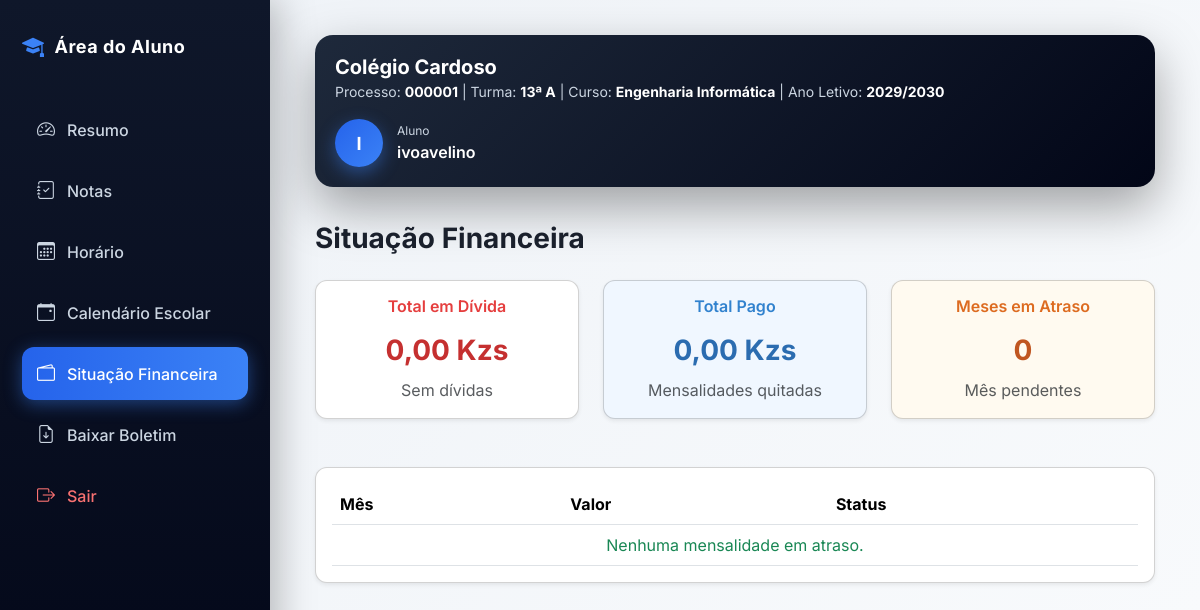
Page /alunos/financeiro/ (signed in) on the committed database.
### academic/models.py (models this page shows, shortened)
class Aluno(models.Model):
    SEXO_CHOICES = [
        ("Masculino", "Masculino"),
        ("Feminino", "Feminino"),
    ]
    usuario = models.OneToOneField(
        settings.AUTH_USER_MODEL,
        on_delete=models.CASCADE,
        limit_choices_to={"role": "ALUNO"},
        related_name="perfil_aluno"
    )
    curso = models.ForeignKey(
        "Curso",
        on_delete=models.SET_NULL,
        null=True,
        blank=True,
        related_name="alunos",
        verbose_name="Curso"
    )
    matricula = models.CharField(
        max_length=20,
        unique=True,
        verbose_name="Matrícula"
    )
    numero_processo = models.CharField(
        max_length=20,
        verbose_name="Número de Processo"
    )
    numero_bi = models.CharField(
        max_length=20,
        unique=True,
        verbose_name="Número do BI"
    )
    data_nascimento = models.DateField(
        null=True,
        blank=True
    )
    sexo = models.CharField(
        max_length=15,
        choices=SEXO_CHOICES,
        null=True,
        blank=True
    )
    classe = models.CharField(
        max_length=15,
        null=True,
        blank=True
    )
    turma = models.ForeignKey(
        "academic.Turma",
        on_delete=models.SET_NULL,
        null=True,
        blank=True,
        related_name="alunos"
    )
    numero_na_turma = models.PositiveIntegerField(
        null=True,
        blank=True
    )
    ano_letivo = models.ForeignKey(
        "AnoLetivo",
        on_delete=models.CASCADE,
        related_name="alunos"
    )
    escola = models.ForeignKey(
        "academic.Escola",
        on_delete=models.CASCADE,
        related_name="alunos"
    )
    matricula_confirmada = models.BooleanField(
        default=False
    )
    ultimo_ano_confirmado = models.ForeignKey(
        "AnoLetivo",
        on_delete=models.SET_NULL,
        null=True,
        blank=True,
        related_name="alunos_confirmados",
        verbose_name="Último Ano Confirmado"
    )
    precisa_confirmacao = models.BooleanField(
        default=False
    )
    media_final = models.DecimalField(
        max_digits=5,
        decimal_places=2,
        null=True,
        blank=True
    )
    aprovado = models.BooleanField(
        default=False
    )
    ativo = models.BooleanField(
        default=True
    )
    criado_em = models.DateTimeField(
        auto_now_add=True
    )
    atualizado_em = models.DateTimeField(
        auto_now=True
    )
    class Meta:
        ordering = [
            "classe",
            "numero_na_turma",
            "usuario__first_name"
        ]
        verbose_name = "Aluno"
        verbose_name_plural = "Alunos"
        constraints = [
            models.UniqueConstraint(
                fields=["numero_processo", "escola"],
                name="unique_numero_processo_por_escola"
            ),
            models.UniqueConstraint(
                fields=["matricula", "escola"],
                name="unique_matricula_por_escola"
            )
        ]
        indexes = [
            models.Index(fields=["numero_processo"]),
            models.Index(fields=["numero_bi"]),
            models.Index(fields=["matricula"]),
            models.Index(fields=["escola"]),
            models.Index(fields=["ano_letivo"]),
        ]

class Escola(models.Model):
    nome = models.CharField(
        "Nome da Escola",
        max_length=255
    )
    codigo = models.CharField(
        "Código da Escola",
        max_length=10,
        unique=True,
        blank=True,
        help_text="Código usado no login da escola"
    )
    logo = models.ImageField(
        upload_to='logos_escolas/',
        blank=True,
        null=True
    )
    endereco = models.CharField(
        "Endereço",
        max_length=255
    )
    telefone = models.CharField(
        "Telefone",
        max_length=20
    )
    nif = models.CharField(
        "NIF",
        max_length=14,
        blank=True,
        null=True,
        help_text="Número de Identificação Fiscal da escola"
    )
    email = models.EmailField(
        "Email da Escola",
        max_length=254,
        blank=True,
        null=True,
        help_text="Email oficial da escola"
    )
    plano = models.ForeignKey(
        "Plano",
        on_delete=models.SET_NULL,
        null=True,
        blank=True,
        related_name="escolas",
        verbose_name="Plano"
    )
    data_expiracao = models.DateField(
        "Data de Expiração do Plano",
        null=True,
        blank=True
    )
    ativo = models.BooleanField(
        "Ativo",
        default=True
    )
    criada_em = models.DateTimeField(
        "Criada em",
        auto_now_add=True
    )
    class Meta:
        verbose_name = "Escola"
        verbose_name_plural = "Escolas"
        ordering = ["nome"]

class Turma(models.Model):
    CLASSE_CHOICES = [
        ('4', '4ª Classe'),
        ('5', '5ª Classe'),
        ('6', '6ª Classe'),
        ('7', '7ª Classe'),
        ('8', '8ª Classe'),
        ('9', '9ª Classe'),
        ('10', '10ª Classe'),
        ('11', '11ª Classe'),
        ('12', '12ª Classe'),
        ('13', '13ª Classe'),
    ]
    TURNOS = [
        ('MANHA', 'Manhã'),
        ('TARDE', 'Tarde'),
        ('NOITE', 'Noite'),
    ]
    classe = models.CharField(
        max_length=10,
        choices=CLASSE_CHOICES,
        verbose_name="Classe"
    )
    curso = models.ForeignKey(
        'Curso',
        on_delete=models.SET_NULL,
        null=True,
        blank=True,
        related_name="turmas",
        verbose_name="Curso"
    )
    identificador = models.CharField(
        max_length=5,
        verbose_name="Identificador"
    )
    turno = models.CharField(
        max_length=10,
        choices=TURNOS,
        default='MANHA',
        verbose_name='Turno'
    )
    ano_letivo = models.ForeignKey(
        'AnoLetivo',
        on_delete=models.CASCADE,
        related_name="turmas",
        verbose_name="Ano Letivo"
    )
    escola = models.ForeignKey(
        'Escola',
        on_delete=models.CASCADE,
        related_name="turmas",
        verbose_name="Escola"
    )
    professor = models.ForeignKey(
        settings.AUTH_USER_MODEL,
        on_delete=models.SET_NULL,
        related_name="turmas",
        limit_choices_to={"role": "PROFESSOR"},
        null=True,
        blank=True,
        verbose_name="Professor"
    )
    criada_em = models.DateTimeField(
        auto_now_add=True,
        verbose_name="Data de Criação"
    )
    class Meta:
        constraints = [
            models.UniqueConstraint(
                fields=['classe', 'identificador', 'turno', 'ano_letivo', 'escola', 'curso'],
                name='unique_turma_por_curso'
            )
        ]
        verbose_name = "Turma"
        verbose_name_plural = "Turmas"

class Curso(models.Model):
    nome = models.CharField(
        max_length=90,
        unique=True,
        verbose_name="Curso"
    )
    descricao = models.TextField(
        blank=True,
        null=True
    )
    escola = models.ForeignKey(
        'Escola',
        on_delete=models.CASCADE,
        related_name='cursos'
    )
    criado_em = models.DateTimeField(auto_now_add=True)
    class Meta:
        verbose_name = "Curso"
        verbose_name_plural = "Cursos"

class AnoLetivo(models.Model):
    nome = models.CharField(max_length=20)  # Ex: 2025/2026
    ativo = models.BooleanField(default=True)
    escola = models.ForeignKey(
        "Escola",
        on_delete=models.CASCADE,
        related_name="anos_letivos"
    )
    def __str__(self):
        return self.nome

### users/models.py (models this page shows, shortened)
class User(AbstractUser):
    ROLE_CHOICES = (
        ('SUPERADMIN', 'Super Admin'),
        ('DIRETOR', 'Diretor'),
        ('PROFESSOR', 'Professor'),
        ('ALUNO', 'Aluno'),
        ('FINANCEIRO', 'Financeiro'),
        ('SECRETARIA', 'Secretaria'),
    )
    role = models.CharField(
        max_length=20,
        choices=ROLE_CHOICES,
        default='ALUNO'
    )
    ativo = models.BooleanField(default=True)
    escola = models.ForeignKey(
        'academic.Escola',
        on_delete=models.CASCADE,
        null=True,
        blank=True,
        related_name="usuarios"
    )
    criado_em = models.DateTimeField(auto_now_add=True)
    objects = UserManager()

### core/views.py (the view)
# urls.py: path('alunos/financeiro/', views.situacao_financeira, name='situacao_financeira'),
@login_required
def situacao_financeira(request):
    if getattr(request.user, "role", None) != "ALUNO":
        return redirect("dashboard")
    aluno = Aluno.objects.filter(usuario=request.user).first()
    if not aluno:
        return redirect("dashboard")
    mensalidades = Mensalidade.objects.filter(
        aluno=aluno
    ).order_by("vencimento")
    for m in mensalidades:
        m.atualizar_status()
    dividas = mensalidades.filter(
        status__in=["PENDENTE", "ATRASADA"]
    )
    tem_divida = dividas.exists()
    total_divida = dividas.aggregate(
        total=Sum("valor")
    )["total"] or 0
    total_pago = mensalidades.filter(
        status="PAGA"
    ).aggregate(
        total=Sum("valor")
    )["total"] or 0
    context = {
        "aluno": aluno,
        "dividas": dividas,
        "mensalidades": mensalidades,
        "tem_divida": tem_divida,
        "total_divida": total_divida,
        "total_pago": total_pago,
    }
    return render(
        request,
        "situacao_financeira.html",
        context
    )

### core/templates/situacao_financeira.html
{% extends "base_aluno.html" %}
{% block content %}
<h3 class="mb-4" style="font-weight:700; color:#1a202c;">Situação Financeira</h3>
<div class="row mb-5 g-4">
    <div class="col-lg-4 col-md-6">
        <div class="card shadow-sm p-3" style="border-radius:12px; background:#fff;">
            <div class="d-flex flex-column align-items-center">
                <h6 style="color:#e53e3e; font-weight:600;">Total em Dívida</h6>
                <h3 style="margin:10px 0; color:#c53030; font-weight:700;">{{ total_divida|floatformat:2 }} Kzs</h3>
                <p class="text-muted mb-0">{% if tem_divida %}Mensalidades pendentes{% else %}Sem dívidas{% endif %}</p>
            </div>
        </div>
    </div>
    <div class="col-lg-4 col-md-6">
        <div class="card shadow-sm p-3" style="border-radius:12px; background:#f0f7ff;">
            <div class="d-flex flex-column align-items-center">
                <h6 style="color:#3182ce; font-weight:600;">Total Pago</h6>
                <h3 style="margin:10px 0; color:#2b6cb0; font-weight:700;">{{ total_pago|floatformat:2 }} Kzs</h3>
                <p class="text-muted mb-0">Mensalidades quitadas</p>
            </div>
        </div>
    </div>
    <div class="col-lg-4 col-md-6">
        <div class="card shadow-sm p-3" style="border-radius:12px; background:#fffaf0;">
            <div class="d-flex flex-column align-items-center">
                <h6 style="color:#dd6b20; font-weight:600;">Meses em Atraso</h6>
                <h3 style="margin:10px 0; color:#c05621; font-weight:700;">{{ dividas|length }}</h3>
                <p class="text-muted mb-0">{% if dividas|length > 1 %}Meses{% else %}Mês{% endif %} pendentes</p>
            </div>
        </div>
    </div>
</div>
<div class="card shadow-sm p-3" style="border-radius:12px; background:#fff;">
    <div class="table-responsive">
        <table class="table table-hover align-middle" style="margin-bottom:0;">
            <thead style="background:#1a202c; color:white;">
                <tr>
                    <th>Mês</th>
                    <th>Valor</th>
                    <th>Status</th>
                </tr>
            </thead>
            <tbody>
                {% if dividas %}
                    {% for m in dividas %}
                    <tr>
                        <td>{{ m.mes }}</td>
                        <td>{{ m.valor|floatformat:2 }} Kzs</td>
                        <td>
                            {% if m.status == "PAGA" %}
                                <span class="badge bg-success">{{ m.status }}</span>
                            {% elif m.status == "ATRASADA" %}
                                <span class="badge bg-danger">{{ m.status }}</span>
                            {% else %}
                                <span class="badge bg-secondary">{{ m.status }}</span>
                            {% endif %}
                        </td>
                    </tr>
                    {% endfor %}
                {% else %}
                    <tr>
                        <td colspan="3" class="text-center text-success">Nenhuma mensalidade em atraso.</td>
                    </tr>
                {% endif %}
            </tbody>
        </table>
    </div>
</div>
{% endblock %}

### core/templates/base_aluno.html (shortened to what this page needs)
<!DOCTYPE html>
<html lang="pt">
<head>
<link href="https://cdn.jsdelivr.net/npm/bootstrap@5.3.2/dist/css/bootstrap.min.css" rel="stylesheet">
<link href="https://cdn.jsdelivr.net/npm/bootstrap-icons@1.11.3/font/bootstrap-icons.css" rel="stylesheet">
</head>
<body>
<div class="sidebar d-none d-lg-flex">
<div class="logo">
<i class="bi bi-mortarboard-fill"></i>
Área do Aluno
</div>
<ul class="menu">
<li>
<a href="{% url 'dashboard_aluno' %}"
class="{% if request.resolver_match.url_name == 'dashboard_aluno' %}active{% endif %}">
<i class="bi bi-speedometer2"></i>
<span>
Resumo
</span>
</a>
</li>
<li>
<a href="{% url 'notas_aluno' %}"
class="{% if request.resolver_match.url_name == 'notas_aluno' %}active{% endif %}">
<i class="bi bi-journal-check"></i>
<span>
Notas
</span>
</a>
</li>
<li>
<a href="{% url 'horario_aluno' %}"
class="{% if request.resolver_match.url_name == 'horario_aluno' %}active{% endif %}">
<i class="bi bi-calendar3"></i>
<span>
Horário
</span>
</a>
</li>
<li>
<a href="{% url 'calendario_aluno' %}"
class="{% if request.resolver_match.url_name == 'calendario_aluno' %}active{% endif %}">
<i class="bi bi-calendar-event"></i>
<span>
Calendário Escolar
</span>
</a>
</li>
<li>
<a href="{% url 'situacao_financeira' %}"
class="{% if request.resolver_match.url_name == 'situacao_financeira' %}active{% endif %}">
<i class="bi bi-wallet2"></i>
<span>
Situação Financeira
</span>
</a>
</li>
<li>
<a href="{% url 'boletim_pdf' %}">
<i class="bi bi-file-earmark-arrow-down"></i>
<span>
Baixar Boletim
</span>
</a>
</li>
<li>
<a href="{% url 'logout' %}" class="logout">
<i class="bi bi-box-arrow-right"></i>
<span>
Sair
</span>
</a>
</li>
</ul>
</div>
<div class="content">
<div class="topbar">
<div class="school-info">
<h4>{{ aluno.escola.nome }}</h4>
<small>
Processo:
<strong>{{ aluno.numero_processo }}</strong>
|
Turma:
<strong>{{ aluno.turma.classe }}ª {{ aluno.turma.identificador }}</strong>
{% if aluno.classe|add:"0" >= 10 and aluno.turma.curso %}
|
Curso:
<strong>{{ aluno.turma.curso.nome }}</strong>
{% endif %}
|
Ano Letivo:
<strong>{{ aluno.turma.ano_letivo }}</strong>
</small>
</div>
<div class="user-box">
<div class="avatar">
{{ request.user.username|first|upper }}
</div>
<div>
<div class="user-role">
Aluno
</div>
<div class="user-name">
{{ request.user.username }}
</div>
</div>
</div>
</div>
{% block content %}
{% endblock %}
</div>
</body>
</html>

### rows in the picture
Aluno: escola.nome "Colégio Cardoso", numero_processo "000001", turma.classe "13", turma.identificador "A", turma.curso.nome "Engenharia Informática", turma.ano_letivo "2029/2030"
User: user.username|first "I", user.username "ivoavelino"

### other values in the picture
{{ total_divida|floatformat:2 }} "0,00"
{{ total_pago|floatformat:2 }} "0,00"
{{ dividas|length }} "0"
